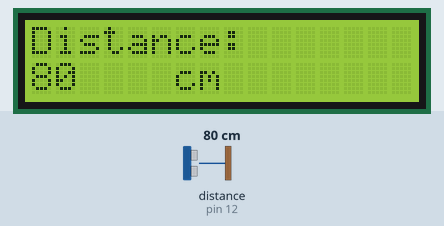
A sketch run on a simulated Arduino Uno, built with avr-gcc and run on an emulated ATmega328P. Shown: 16×2 character LCD. Wiring (inferred from the names in the program): ultrasonic range finder: trigger pin 13; echo pin 12. Inputs (shaded band) come from the test bench; at power-on: distance to the obstacle (sensor on pin 12) 80 cm. The echo pulse lasts 58.3 µs per cm.

Above: at 1.2 s.
1.3 s: distance to the obstacle (sensor on pin 12) set to 2 cm
At 2.9 s:
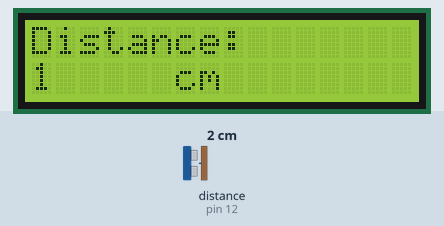
3.2 s: distance to the obstacle (sensor on pin 12) set to 299 cm
At 3.9 s:
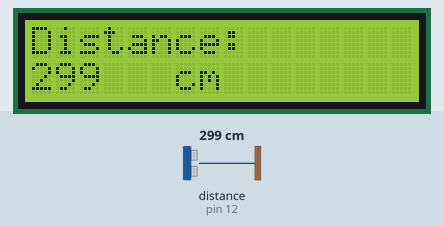
6.2 s: distance to the obstacle (sensor on pin 12) set to 4 cm
At 7.5 s:
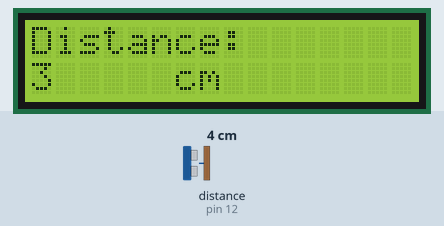
Timing chart, 0 to 9.2 s (numbered marks = the images above; inputs shaded):
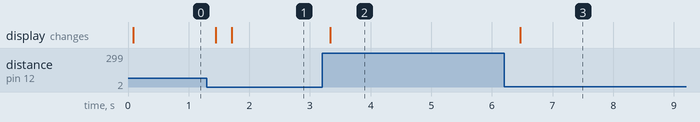

Measured:
- after the input at 1.3 s, the display: first changes after 0.15 s (image 1 shows a later state)
- after the input at 3.2 s, the display: changes after 0.14 s (image 2)
- after the input at 6.2 s, the display: changes after 0.27 s (image 3)

The sketch:

sketch_29_09_19_ultrasonic_range_meter.ino
```cpp
#include <Wire.h>
#include <LiquidCrystal_I2C.h>
LiquidCrystal_I2C lcd(0x27, 2, 1, 0, 4, 5, 6, 7, 3, POSITIVE);

#define trigPin 13 //Sensor Echo pin connected to Arduino pin 13
#define echoPin 12 //Sensor Trip pin connected to Arduino pin 12

void setup() {
  pinMode(trigPin, OUTPUT);
  pinMode(echoPin, INPUT);
  lcd.begin(16,2);
  lcd.backlight();
}

void loop() {
  long duration, distance;
  digitalWrite(trigPin, LOW);
  delayMicroseconds(2);
  digitalWrite(trigPin, HIGH);
  delayMicroseconds(10);
  digitalWrite(trigPin, LOW);
  duration = pulseIn(echoPin, HIGH);
  distance = (duration/2) / 29.1;
  lcd.clear();
  lcd.setCursor(0,0);
  lcd.print("Distance:");
  lcd.setCursor(0,1);
  lcd.print(distance);
  lcd.setCursor (6,1);
  lcd.print("cm");
  delay(250);
}
```
